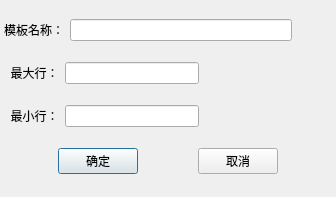
<?xml version="1.0" encoding="UTF-8"?>
<ui version="4.0">
 <class>HReportNewDlg</class>
 <widget class="QDialog" name="HReportNewDlg">
  <property name="geometry">
   <rect>
    <x>0</x>
    <y>0</y>
    <width>336</width>
    <height>197</height>
   </rect>
  </property>
  <property name="windowTitle">
   <string>Dialog</string>
  </property>
  <layout class="QVBoxLayout" name="verticalLayout">
   <property name="leftMargin">
    <number>4</number>
   </property>
   <property name="topMargin">
    <number>4</number>
   </property>
   <property name="rightMargin">
    <number>4</number>
   </property>
   <property name="bottomMargin">
    <number>4</number>
   </property>
   <item>
    <layout class="QHBoxLayout" name="horizontalLayout" stretch="1,5,0">
     <item>
      <widget class="QLabel" name="label">
       <property name="text">
        <string>模板名称：</string>
       </property>
      </widget>
     </item>
     <item>
      <widget class="QLineEdit" name="reportLineEdit"/>
     </item>
     <item>
      <spacer name="horizontalSpacer_6">
       <property name="orientation">
        <enum>Qt::Horizontal</enum>
       </property>
       <property name="sizeHint" stdset="0">
        <size>
         <width>40</width>
         <height>20</height>
        </size>
       </property>
      </spacer>
     </item>
    </layout>
   </item>
   <item>
    <layout class="QHBoxLayout" name="horizontalLayout_2">
     <item>
      <widget class="QLabel" name="label_2">
       <property name="text">
        <string>  最大行：</string>
       </property>
      </widget>
     </item>
     <item>
      <widget class="QLineEdit" name="rowLineEdit"/>
     </item>
     <item>
      <spacer name="horizontalSpacer_2">
       <property name="orientation">
        <enum>Qt::Horizontal</enum>
       </property>
       <property name="sizeHint" stdset="0">
        <size>
         <width>40</width>
         <height>20</height>
        </size>
       </property>
      </spacer>
     </item>
    </layout>
   </item>
   <item>
    <layout class="QHBoxLayout" name="horizontalLayout_3">
     <item>
      <widget class="QLabel" name="label_3">
       <property name="text">
        <string>  最小行：</string>
       </property>
      </widget>
     </item>
     <item>
      <widget class="QLineEdit" name="colLineEdit"/>
     </item>
     <item>
      <spacer name="horizontalSpacer">
       <property name="orientation">
        <enum>Qt::Horizontal</enum>
       </property>
       <property name="sizeHint" stdset="0">
        <size>
         <width>40</width>
         <height>20</height>
        </size>
       </property>
      </spacer>
     </item>
    </layout>
   </item>
   <item>
    <layout class="QHBoxLayout" name="horizontalLayout_4">
     <item>
      <spacer name="horizontalSpacer_3">
       <property name="orientation">
        <enum>Qt::Horizontal</enum>
       </property>
       <property name="sizeHint" stdset="0">
        <size>
         <width>40</width>
         <height>20</height>
        </size>
       </property>
      </spacer>
     </item>
     <item>
      <widget class="QPushButton" name="okBtn">
       <property name="text">
        <string>确定</string>
       </property>
      </widget>
     </item>
     <item>
      <spacer name="horizontalSpacer_5">
       <property name="orientation">
        <enum>Qt::Horizontal</enum>
       </property>
       <property name="sizeHint" stdset="0">
        <size>
         <width>40</width>
         <height>20</height>
        </size>
       </property>
      </spacer>
     </item>
     <item>
      <widget class="QPushButton" name="cancelBtn">
       <property name="text">
        <string>取消</string>
       </property>
      </widget>
     </item>
     <item>
      <spacer name="horizontalSpacer_4">
       <property name="orientation">
        <enum>Qt::Horizontal</enum>
       </property>
       <property name="sizeHint" stdset="0">
        <size>
         <width>40</width>
         <height>20</height>
        </size>
       </property>
      </spacer>
     </item>
    </layout>
   </item>
  </layout>
 </widget>
 <resources/>
 <connections/>
</ui>
